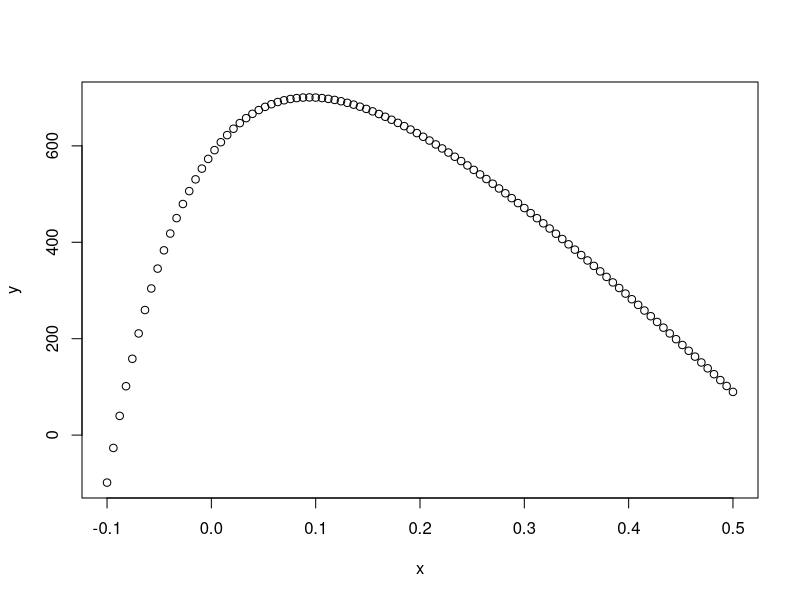
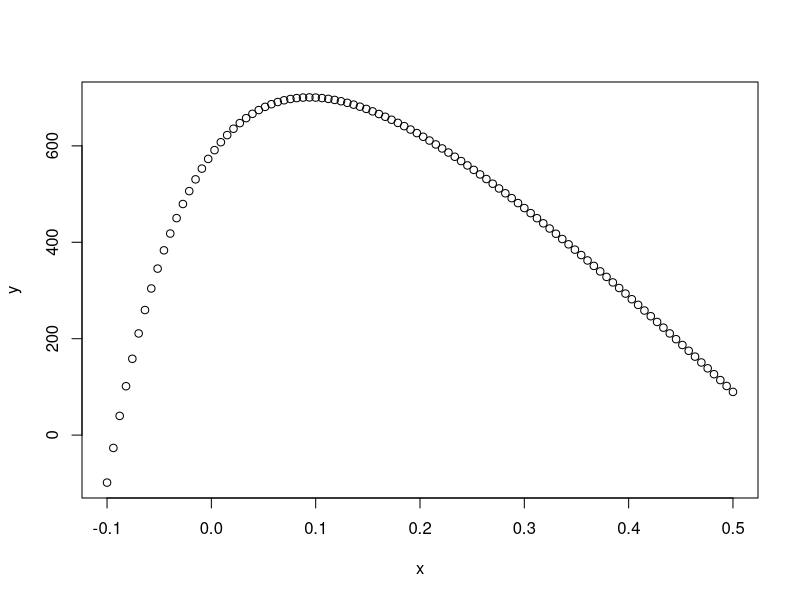

Source code (R) for these figures, in order:
## ---- chunk 1
knitr::opts_chunk$set(echo = TRUE)
## ---- chunk 2
data = c(35, 33, 33, 39, 24, 25, 18, 20, 23, 13, 14, 20, 18)
## ---- chunk 3
log_likelihood <- function (delta, data) {
  t=2:14
  sum(-50*exp(-delta*t) + data*log(50) - data*delta*t)
  
}
data = c(35, 33, 33, 39, 24, 25, 18, 20, 23, 13, 14, 20, 18)
x <- seq(-0.1,0.5,length=100)
y = lapply(x, function (v) log_likelihood(v, data))
plot(x, y)
## ---- chunk 4
observerd_info <- function(delta) {
  t = 2:14
  -50*sum((t)^2*exp(-delta*t))
}
score <- function(delta, data) {
  t = 2:14
  50*sum(t*exp(-delta*t)) - sum(data*t)
}
newton_raphson <- function(f, df, initial) {
  current = initial
  old = 9999
  while (abs(current - old) > 0.00000000005) {
    old = current
    current = current - (f(current)/df(current))
  }
  current
}

curr = newton_raphson(function(x) score(x,data), observerd_info ,0.1)
print(curr)
print(log_likelihood(curr, data))
## ---- chunk 5
log_likelihood <- function (delta, data) {
  t=2:14
  sum(-50*exp(-delta*t) + data*log(50) - data*delta*t)
  
}
data = c(35, 33, 33, 39, 24, 25, 18, 20, 23, 13, 14, 20, 18)
x <- seq(-0.1,0.5,length=100)
y = lapply(x, function (v) log_likelihood(v, data))
plot(x, y)
## ---- chunk 6
print(1/observerd_info(curr))
## ---- chunk 7
s = sqrt(abs(1/observerd_info(curr)))
u = curr 
z = qnorm(1.95/2)
print(paste(u-s*z,  " - ", u+s*z))
